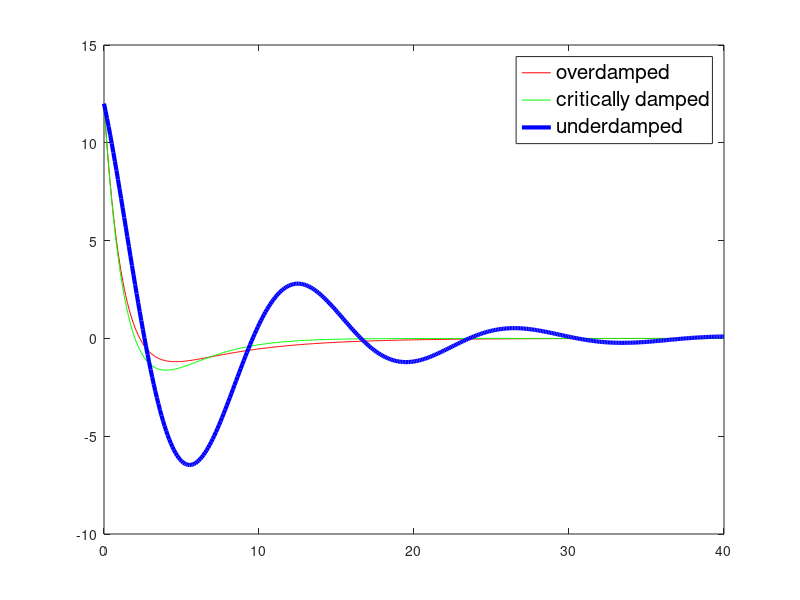

Source code (MATLAB): (Note: this script raises an error after producing the figure.)
% Anush Rathod
% 09/17/2021
% ECE202 F21, MATLAB excercise M4 part(d)
% plotting a three dampings for parallel RLC

clear
clf


%------- setting up values for t and v---------

tms = linspace(0, 40, 400);  % time array, in ms
t = tms/1000; % converting the time array to s

v1t = 16*exp(-800*t) - 4*exp(-200*t); %voltage function array, in volts

v2t = exp(-500*t).*(12 - 6000*t);

v3t = exp(-120*t).*(12*cos(450*t) - 5*sin(450*t));


%----- plotting the graphs------

plot(tms, v1t,'r',tms, v2t,'g',tms, v3t,'b','LineWidth', 3)
% plotting the graphs with x axis in ms

legend('overdamped','critically damped','underdamped','FontSize',15) 
% adding description

% ----- setting title, axes titles, and axis limits and fontsize-----

ax = gca; ax.FontSize = 12;
xlabel('time (ms)', 'FontSize', 15)
ylabel('Voltage(V)', 'FontSize', 15)
title('ECE 202, Exercise M4, part(d), Three dampings for parallel RLC',...
'FontSize', 18)
grid on
